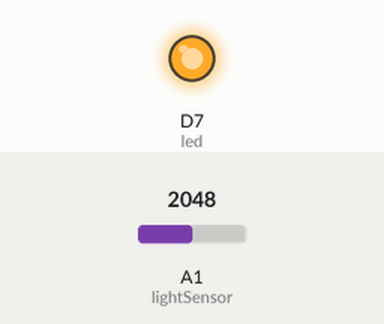
This sketch was run on a simulated Particle Photon. Parts: output pins drawn as LEDs (lit = HIGH). Inputs (shaded band) come from the test bench; at power-on: A1 (lightSensor) = 2048.

Above: at 15.0 s.
At 45.0 s:
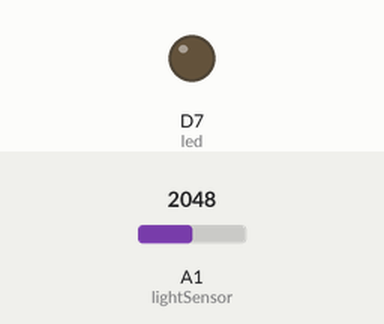
Timing chart, 0 to 78.0 s (numbered marks = the images above):
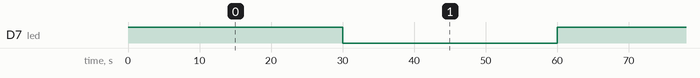

Measured:
- by itself, D7 (led): alternates HIGH for 30.0 s and LOW for 30.0 s

The sketch:

lightdatawebhook.ino
```cpp
int led = D7;
int lightSensor = A1;

void setup() {

    pinMode(led, OUTPUT);

}

void loop() {

  digitalWrite(led, HIGH);   // Turn ON the LED

  String lightData = String(analogRead (lightSensor));
  Particle.publish("lightdata", lightData, PRIVATE);
  delay(30000);               // Wait for 30 seconds

  digitalWrite(led, LOW);    // Turn OFF the LED
  delay(30000);               // Wait for 30 seconds

}
```
